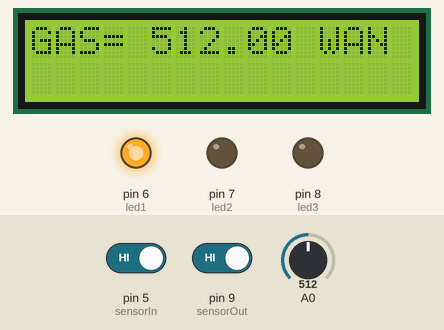
The program below on a simulated Arduino Uno, built with avr-gcc and run on an emulated ATmega328P. Parts: 16×2 character LCD, output pins drawn as LEDs (lit = HIGH). The test bench sets the inputs (shaded band); at power-on: A0 = 512, pin 5 (sensorIn) HIGH, pin 9 (sensorOut) HIGH. What the program prints to the serial monitor is not drawn.

Above: at 1.2 s.
1.3 s: A0 set to 407
At 2.4 s:
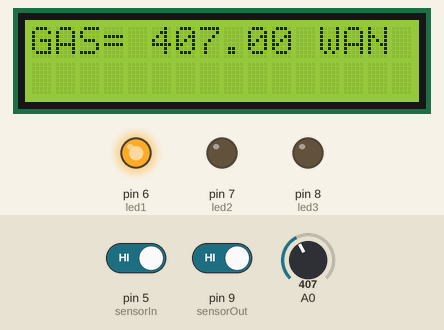
2.9 s: A0 set to 384
At 4.4 s:
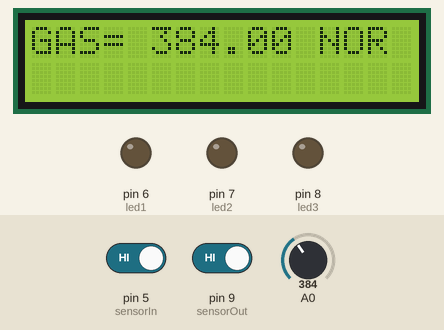
4.7 s: pin 5 (sensorIn) driven LOW
At 5.4 s:
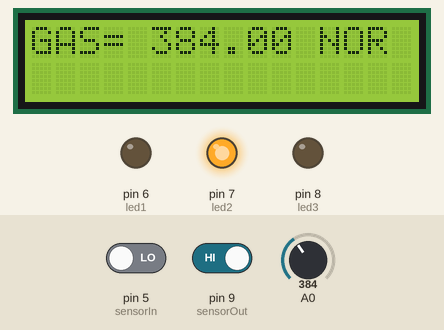
6.4 s: A0 set to 410
At 7.9 s:
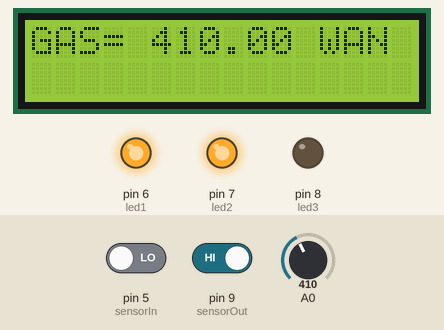
8.2 s: pin 5 (sensorIn) driven HIGH and pin 9 (sensorOut) driven LOW
At 11.3 s:
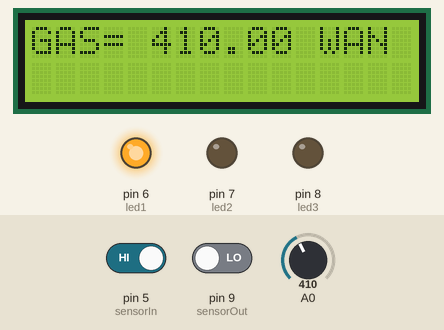
11.4 s: pin 5 (sensorIn) driven LOW and pin 9 (sensorOut) driven HIGH
At 13.0 s:
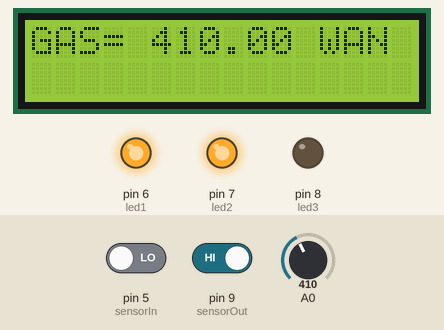
Timing chart, 0 to 14.5 s (numbered marks = the images above; inputs shaded):
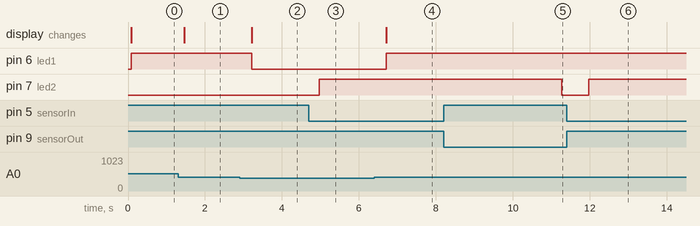

Measured:
- the behaviour switches between 401 and 400 on A0 (found by bisection; images 1 and 2)
- after the input at 1.3 s, the display: changes after 0.16 s (image 1)
- after the input at 2.9 s, pin 6 (led1): HIGH → LOW after 0.32 s; the display: changes after 0.32 s (image 2)
- after the input at 4.7 s, pin 7 (led2): LOW → HIGH after 0.27 s
- after the input at 6.4 s, pin 6 (led1): LOW → HIGH after 0.31 s; the display: changes after 0.31 s (image 4)
- after the input at 8.2 s, pin 7 (led2): HIGH → LOW after 3.1 s
- after the input at 11.4 s, pin 7 (led2): LOW → HIGH after 0.57 s

The program:

main.cpp
```cpp
#include <Arduino.h>
#include <Arduino_FreeRTOS.h>
#include <LiquidCrystal_I2C.h>
#include <Wire.h>
#include <queue.h>
LiquidCrystal_I2C lcd(0x27,16,2); //Khai báo địa chỉ I2C (0x27 or 0x3F) và LCD 16x02

int led1 = 6;
int led2 = 7;
int led3 = 8;
int sensorIn = 5;
int sensorOut = 9;
int visitors = 0;
struct pinRead
{
  int pin;
  float value;
};

QueueHandle_t structQueue;
QueueHandle_t intQueue;

void TaskReadPin0(void *pvParameters)
{
  (void) pvParameters;
  for (;;)
  {
    struct pinRead currentPinRead;
    currentPinRead.pin = 0;
    currentPinRead.value = analogRead(A0);
    xQueueSend(structQueue, &currentPinRead, portMAX_DELAY);
    //xQueueSend(structQueue, &currentPinRead, 0);
    Serial.println("Read from sensor (A0)");
    taskYIELD();
    vTaskDelay(350/portTICK_PERIOD_MS);
  }
}

// void TaskReadPin1(void *pvParameters)
// {
//   (void) pvParameters;

//   for (;;)
//   {
//     struct pinRead currentPinRead;  // define a structure of type pinRead
//     currentPinRead.pin = 1; // assign value '0' to pin element of struct
//     currentPinRead.value = analogRead(A1)*500.0/1024.0;
//     // Read adc value from A0 channel and store it in value element of struct
//     // 1mV = 1'C
//     xQueueSend(structQueue, &currentPinRead, portMAX_DELAY);//write struct message to queue
//     Serial.println("");
//     Serial.println("TempRead from sensor(A1)");//print on serial monitor
//     taskYIELD(); //terminate the task and inform schulder about it
//     vTaskDelay(350 / portTICK_PERIOD_MS);//make this task sleep in "var" ms
//   }
// }

void SensorTask(void *pvParameters)
{
  for(;;)
  {
    int sensorInState = digitalRead(sensorIn);
    int sensorOutState = digitalRead(sensorOut);
    if(sensorInState == LOW)
    {
      visitors++;
      delay(100);
    }
    if(sensorOutState == LOW && visitors > 0)
    {
      visitors--;
      delay(100);
    }
    xQueueSend(intQueue, &visitors, portMAX_DELAY == pdPASS);
    vTaskDelay(600/portTICK_PERIOD_MS);
  }
}

void Blynk_Light_Task(void *pvParameters)
{
  int receive_Value = 0;
  for(;;)
  {
    if(xQueueReceive(intQueue, &receive_Value, portMAX_DELAY) == pdPASS)
    {
      Serial.println("People: ");
      Serial.println(receive_Value);
      if(receive_Value>0)
      {
        Serial.println("LED 2 ON");
        digitalWrite(led2,HIGH);
      }
      else
      {
        Serial.println("LED 2 OFF");
        digitalWrite(led2,LOW);
      }
    }
    taskYIELD();
    vTaskDelay(350/portTICK_PERIOD_MS);
  }
}
// void TaskReadPin5(void *pvParameters)
// {
//   (void) pvParameters;
//   for (;;)
//   {
//     struct pinRead currentPinRead;
//     currentPinRead.pin = 5;
//     currentPinRead.value = digitalRead(5);
//     xQueueSend(structQueue, &currentPinRead, portMAX_DELAY);
//     //xQueueSend(structQueue, &currentPinRead, 0);
//     Serial.println("Read from sensor (5)");
//     taskYIELD();
//     vTaskDelay(350/portTICK_PERIOD_MS);
//   }
// }

// void TaskReadPin9(void *pvParameters)
// {
//   (void) pvParameters;
//   for (;;)
//   {
//     struct pinRead currentPinRead;
//     currentPinRead.pin = 9;
//     currentPinRead.value = digitalRead(9);
//     xQueueSend(structQueue, &currentPinRead, portMAX_DELAY);
//     //xQueueSend(structQueue, &currentPinRead, 0);
//     Serial.println("Read from sensor (9)");
//     taskYIELD();
//     vTaskDelay(350/portTICK_PERIOD_MS);
//   }
// }

//Receive task
void TaskReceive(void * pvParameters)
{
  (void) pvParameters;
  for (;;)
  {
   float GAS = 0;
   float temp = 0;
  //  int first = 0;
  //  int second = 0;
   struct pinRead currentPinRead;
   if (xQueueReceive(structQueue, &currentPinRead, portMAX_DELAY) == pdPASS)
   //if (xQueueReceive(structQueue, &currentPinRead, 0) == pdPASS)
    {
      Serial.print("Pin: ");
      Serial.print(currentPinRead.pin);
      Serial.print(" Value: ");
      Serial.println(currentPinRead.value);
      if(currentPinRead.pin == 0)
      {
        GAS = currentPinRead.value;
        lcd.setCursor(0, 0);
        lcd.print("GAS= ");
        lcd.setCursor(5, 0);
        lcd.print(GAS);
        if(GAS>400) {
          lcd.setCursor(12, 0);
          lcd.print("WAN");
          digitalWrite(led1,HIGH);
        }
        else{
          lcd.setCursor(12, 0);
          lcd.print("NOR");
          digitalWrite(led1,LOW);
        }
      }
      // if(currentPinRead.pin == 1)
      // {
      //   temp = currentPinRead.value;
      //   Serial.println("TEMP: ");
      //   Serial.print(temp);
      // }
      // if(currentPinRead.pin == 5)
      // {
      //   first = int(currentPinRead.value);
      //   lcd.setCursor(0, 1);
      //   lcd.print("First= ");
      //   lcd.setCursor(5, 1);
      //   lcd.print(first);
      //   if(first == 1)
      //   {
      //     lcd.setCursor(8, 1);
      //     lcd.print("LED OFF");
      //     digitalWrite(led2,LOW);
      //   }
      //   if(first == 0)
      //   {
      //     lcd.setCursor(8, 1);
      //     lcd.print("LED ON ");
      //     digitalWrite(led2,HIGH);
      //   }
      // }
      // if(currentPinRead.pin == 9)
      // {
      //   second = int(currentPinRead.value);
      //   lcd.setCursor(0, 1);
      //   lcd.print("Second= ");
      //   lcd.setCursor(5, 1);
      //   lcd.print(second);
      //   if(second == 1)
      //   {
      //     lcd.setCursor(8, 1);
      //     lcd.print("LED OFF");
      //     digitalWrite(led3,LOW);
      //   }
      //   if(second == 0)
      //   {
      //     lcd.setCursor(8, 1);
      //     lcd.print("LED ON ");
      //     digitalWrite(led3,HIGH);
      //   }
      // }
    }
    taskYIELD(); // terminate the task and inform schulder about it
    vTaskDelay(100/portTICK_PERIOD_MS);
  }
}

void setup() {
  Serial.begin(9600);
  lcd.init();
  lcd.backlight();
  pinMode(led1,OUTPUT);
  pinMode(led2,OUTPUT);
  pinMode(led3,OUTPUT);
  pinMode(9,INPUT);
  pinMode(5,INPUT);
  pinMode(A0,INPUT);
  pinMode(A1,INPUT);
  intQueue = xQueueCreate(15, sizeof(int));
  if(intQueue!=NULL)
  {
    xTaskCreate(SensorTask, "Sender", 95, NULL, 1, NULL);
    xTaskCreate(Blynk_Light_Task, "Receiver", 95, NULL, 2, NULL);
  }
  structQueue = xQueueCreate(15, // Queue length
                sizeof(struct pinRead)); // Queue item size
  if(structQueue!=NULL)
  {
    // Create task that consumes the queue if it was created.
    xTaskCreate(TaskReceive,       // Task function
                "Displaydata", // Task name
                95,  // Stack size
                NULL, //Task parameters
                2, // Priority
                NULL); //task handle
    // Create task that publish data in the queue if it was created.
    xTaskCreate(TaskReadPin0, // Task function
                "AnalogReadPin0", // Task name
                95, // Stack size
                NULL, //Task parameters
                1, // Priority
                NULL); //task handle
    // xTaskCreate(TaskReadPin1, // Task function
    //             "AnalogReadPin1", // Task name
    //             95, // Stack size
    //             NULL, //Task parameters
    //             1, // Priority
    //             NULL); //task handle

    // xTaskCreate(TaskReadPin5, // Task function
    //             "DigitalReadPin5", // Task name
    //             95, // Stack size
    //             NULL, //Task parameters
    //             1, // Priority
    //             NULL); //task handle
    // xTaskCreate(TaskReadPin9, // Task function
    //             "DigitalReadPin9", // Task name
    //             95, // Stack size
    //             NULL, //Task parameters
    //             1, // Priority
    //             NULL); //task handle
  }
  vTaskStartScheduler();
}

void loop() {
  // put your main code here, to run repeatedly:
}
```
